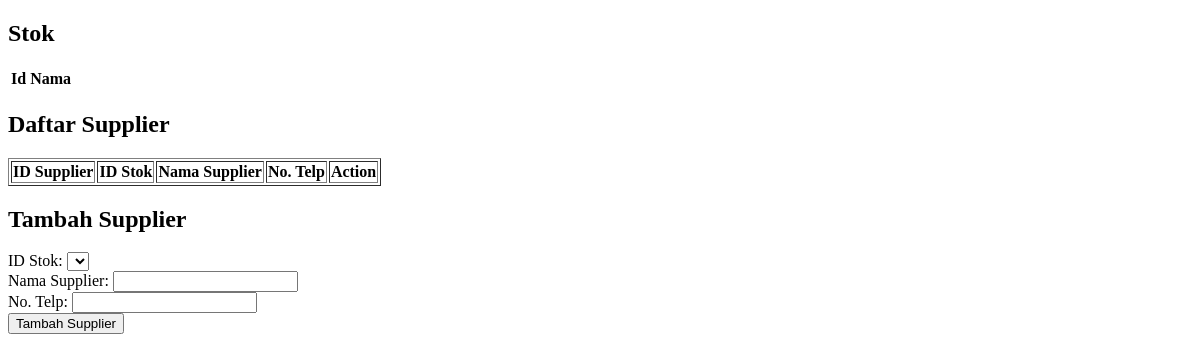
The app's page /supplier.php, older data.
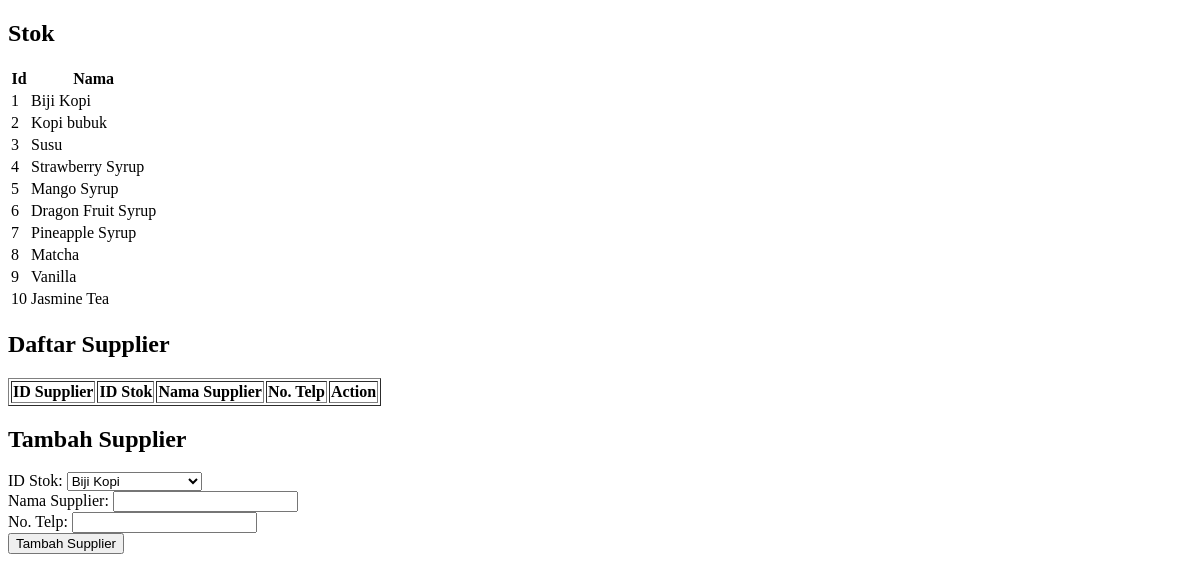
The same page, newer data.
### tables this page shows
CREATE TABLE `stok` (
  `id_stok` int(11) NOT NULL AUTO_INCREMENT,
  `nama_stok` varchar(255) NOT NULL,
  `quantity` int(11) NOT NULL,
  PRIMARY KEY (`id_stok`)
);

### supplier.php (the view, shortened to what this page needs)
<!DOCTYPE html>
<html lang="en">
<head>
</head>
<body>
<?php
    require 'controller.php';
    try {
        $sql = "SELECT id_stok, nama_stok from stok";
        $stmt = $dbh->prepare($sql);
        $stmt->execute();
        $products = $stmt->fetchAll();
    } catch (PDOException $e) {
        echo "Error: " . $e->getMessage();
    }
?>
    <h2>Stok</h2>
    <table class="table table-striped">
        <thead>
            <tr>
                <th>Id</th>
                <th>Nama</th>
            </tr>
        </thead>
        <tbody>
            <?php foreach ($products as $product): ?>
            <tr>
                <td><?php echo ($product['id_stok']); ?></td>
                <td><?php echo ($product['nama_stok']); ?></td>
            </tr>
            <?php endforeach; ?>
            </tbody>
        </table>
        <h2>Daftar Supplier</h2>
    <table border="1">
        <thead>
            <tr>
                <th>ID Supplier</th>
                <th>ID Stok</th>
                <th>Nama Supplier</th>
                <th>No. Telp</th>
                <th>Action</th>
            </tr>
        </thead>
    </table>
        <h2>Tambah Supplier</h2>
    <form action="controller.php" method="post">
        <div>
            <label for="id_stok">ID Stok:</label>
            <select name="id_stok" required>
                <?php foreach ($products as $product): ?>
                    <option value="<?php echo ($product['id_stok']); ?>"><?php echo ($product['nama_stok']); ?></option>
                <?php endforeach; ?>
            </select>
        </div>
        <div>
            <label for="nama_supplier">Nama Supplier:</label>
            <input type="text" name="nama_supplier" required>
        </div>
        <div>
            <label for="no_telp">No. Telp:</label>
            <input type="text" name="no_telp" required>
        </div>
        <button type="submit">Tambah Supplier</button>
    </form>
</body>
</html>

Row changes from the older to the newer data that the page shows:
added stok: id_stok "1", nama_stok "Biji Kopi"
added stok: id_stok "2", nama_stok "Kopi bubuk"
added stok: id_stok "3", nama_stok "Susu"
added stok: id_stok "4", nama_stok "Strawberry Syrup"
added stok: id_stok "5", nama_stok "Mango Syrup"
added stok: id_stok "6", nama_stok "Dragon Fruit Syrup"
added stok: id_stok "7", nama_stok "Pineapple Syrup"
added stok: id_stok "8", nama_stok "Matcha"
added stok: id_stok "9", nama_stok "Vanilla"
added stok: id_stok "10", nama_stok "Jasmine Tea"
Text that changed along with them:
form field id_stok: (not shown) → "Biji Kopi"
